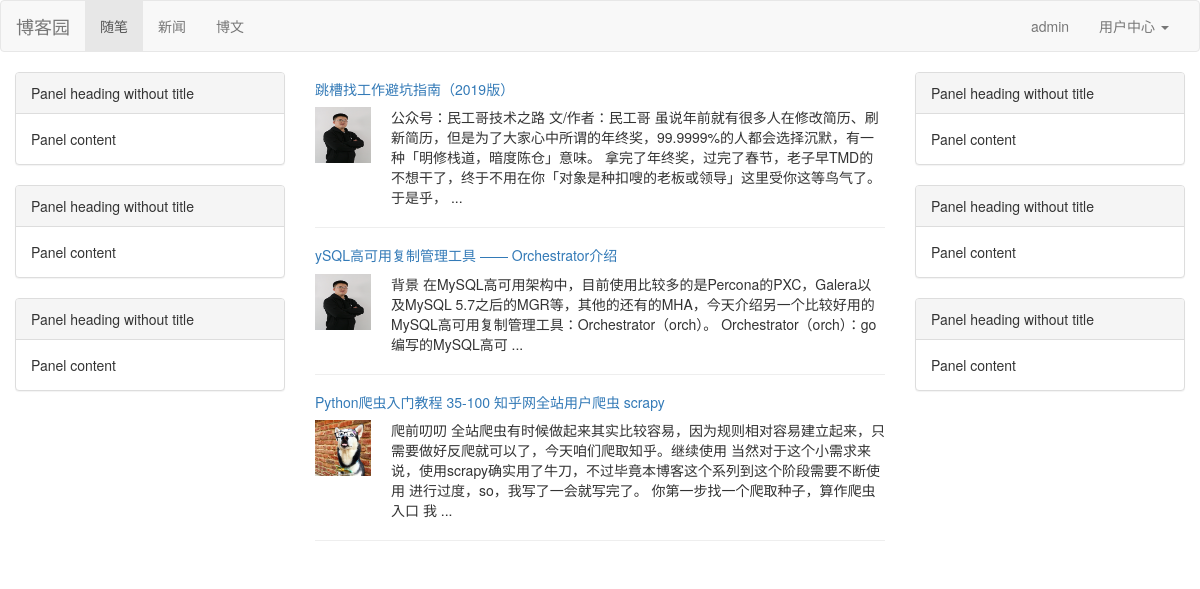
/index/ (signed in), run on the app's committed database.
### blog/models.py (models this page shows, shortened)
class UserInfo(AbstractUser):
    nid = models.AutoField(primary_key=True)
    telephone = models.CharField(max_length=11, null=True, unique=True)
    avatar = models.FileField(upload_to='avatars/', default="/avatars/default.png")
    create_time = models.DateTimeField(verbose_name='创建时间', auto_now_add=True)
    blog = models.OneToOneField(to='Blog', to_field='nid', null=True, on_delete=models.CASCADE)

class Article(models.Model):
    nid = models.AutoField(primary_key=True)
    title = models.CharField(max_length=50, verbose_name='文章标题')
    desc = models.CharField(max_length=255, verbose_name='文章描述')
    create_time = models.DateTimeField(verbose_name='创建时间', auto_now_add=True)
    content = models.TextField()
    comment_count = models.IntegerField(default=0)
    up_count = models.IntegerField(default=0)
    down_count = models.IntegerField(default=0)
    user = models.ForeignKey(verbose_name='作者', to='UserInfo', to_field='nid', on_delete=models.CASCADE)
    category = models.ForeignKey(to='Category', to_field='nid', null=True, on_delete=models.CASCADE)
    tags = models.ManyToManyField(
        to="Tag",
        through='Article2Tag',
        through_fields=('article', 'tag'),
    )

### blog/views.py (the view)
# urls.py: path('index/', views.index, name='index'),
def index(request):
    article_list = models.Article.objects.all()
    return render(request, 'blog/index.html', {"article_list": article_list})

### templates/blog/index.html (shortened to what this page needs)
<!DOCTYPE html>
<html lang="en">
<head>
    <link rel="stylesheet" href="/static/css/bootstrap.min.css">
</head>
<body>
{% load staticfiles %}
<nav class="navbar navbar-default">
    <div class="container-fluid">
        <div class="navbar-header">
            <a class="navbar-brand" href="#">博客园</a>
        </div>
        <div class="collapse navbar-collapse" id="bs-example-navbar-collapse-1">
            <ul class="nav navbar-nav">
                <li class="active"><a href="#">随笔 <span class="sr-only">(current)</span></a></li>
                <li><a href="#">新闻</a></li>
                <li><a href="#">博文</a></li>
            </ul>
            <ul class="nav navbar-nav navbar-right">
                {% if request.user.is_authenticated %}
                    <li><a href="#">{{ request.user.username }}</a></li>
                    <li class="dropdown">
                        <a href="#" class="dropdown-toggle" data-toggle="dropdown" role="button" aria-haspopup="true"
                           aria-expanded="false">用户中心 <span class="caret"></span></a>
                    </li>
                {% else %}
                    <li><a href="/login/">登录</a></li>
                    <li><a href="/register/">注册</a></li>
                {% endif %}
            </ul>
        </div>
    </div>
</nav>
<div class="container-fluid">
    <div class="row">
        <div class="col-md-3">
            <div class="panel panel-default">
                <div class="panel-heading">Panel heading without title</div>
                <div class="panel-body">
                    Panel content
                </div>
            </div>
            <div class="panel panel-default">
                <div class="panel-heading">Panel heading without title</div>
                <div class="panel-body">
                    Panel content
                </div>
            </div>
            <div class="panel panel-default">
                <div class="panel-heading">Panel heading without title</div>
                <div class="panel-body">
                    Panel content
                </div>
            </div>
        </div>
        <div class="col-md-6">
            <div class="aritcle_list">
                {% for article in article_list %}
                    <div class="article-item">
                        <h5><a href="">{{ article.title }}</a></h5>
                        <div class="article-desc">
                    <span class="media-left">
                        <a href=""><img width="56" height="56" src="media/{{ article.user.avatar }}" alt=""></a>
                    </span>
                            <span class="media-right">
                        {{ article.desc }}
                    </span>
                        </div>
                    </div>
                    <hr>
                {% endfor %}
            </div>
        </div>
        <div class="col-md-3">
            <div class="panel panel-default">
                <div class="panel-heading">Panel heading without title</div>
                <div class="panel-body">
                    Panel content
                </div>
            </div>
            <div class="panel panel-default">
                <div class="panel-heading">Panel heading without title</div>
                <div class="panel-body">
                    Panel content
                </div>
            </div>
            <div class="panel panel-default">
                <div class="panel-heading">Panel heading without title</div>
                <div class="panel-body">
                    Panel content
                </div>
            </div>
        </div>
    </div>
</div>
</body>
</html>

### data on the page
UserInfo: user.username "admin"
Article: title "跳槽找工作避坑指南（2019版）", user.avatar (picture), desc "公众号：民工哥技术之路 文/作者：民工哥 虽说年前就有很多人在修改简历、刷新简历，但是为了大家心中所谓的年终奖，99.9999%的人都会选择沉默，有一种「明修栈道，暗度陈仓」意味。 拿完了年终奖，过完了春节，老子早TMD的不想干了，终于不用在你「对象是种扣嗖的老板或领导」这里受你这等鸟气了。于是乎， ..."
Article: title "ySQL高可用复制管理工具 —— Orchestrator介绍", user.avatar (picture), desc "背景 在MySQL高可用架构中，目前使用比较多的是Percona的PXC，Galera以及MySQL 5.7之后的MGR等，其他的还有的MHA，今天介绍另一个比较好用的MySQL高可用复制管理工具：Orchestrator（orch）。 Orchestrator（orch）：go编写的MySQL高可 ..."
Article: title "Python爬虫入门教程 35-100 知乎网全站用户爬虫 scrapy", user.avatar (picture), desc "爬前叨叨 全站爬虫有时候做起来其实比较容易，因为规则相对容易建立起来，只需要做好反爬就可以了，今天咱们爬取知乎。继续使用 当然对于这个小需求来说，使用scrapy确实用了牛刀，不过毕竟本博客这个系列到这个阶段需要不断使用 进行过度，so，我写了一会就写完了。 你第一步找一个爬取种子，算作爬虫入口 我 ..."
